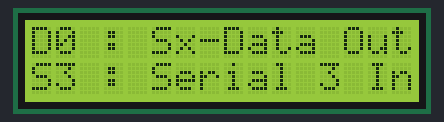
A sketch run on a simulated ESP32. Parts: 16×2 character LCD. WiFi joins after 1.5 s; servers stay silent unless stated; storage starts empty; what the sketch prints to the serial monitor is not drawn.

Above: at 0.2 s.
At 6.9 s:
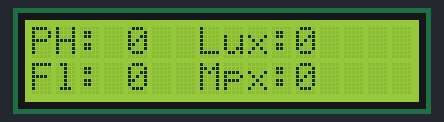

The sketch:

ESP32_Algae.ino
```cpp
#include <BluetoothSerial.h>
#include <EEPROM.h>
#include <FS.h>
#include <SD.h>
#include <SPI.h>
#include <WiFi.h>
#include <LiquidCrystal_I2C.h>
//#include <HardwareSerial.h>
#include <ArduinoJson.h>

#if !defined(CONFIG_BT_ENABLED) || !defined(CONFIG_BLUEDROID_ENABLED)
#error Bluetooth is not enabled! Please run `make menuconfig` to and enable it
#endif

#define EEPROM_SIZE 4096 //100 each, ssid, passw, key
#define POS_SSID 0
#define POS_PASS 50
#define POS_KEY 100
#define POS_MODE 150
#define POS_APN 200

#define BUZZ 13   //active high
#define BUTT 12   //active low

// DHT SENSOR
#define DHTPIN 14
#define DHTTYPE DHT22


// RFID SENSOR
#define SS_PIN    21
#define RST_PIN   22

// IR OBS SENSOR
#define IRPIN 27

// RELAY
#define RELAY 26

// Serial UART for GSM
#define RXD 16
#define TXD 17

// Initial Config
String ssid       = "IPB";
String pass       = "vok451ip8";
String blPasskey  = "myiot";
String host       = "103.129.223.216";
String postUri    = "/algae/monitoring/iot/";
byte httpPort     = 80;
String response   = "";

// GET parameters
String appKey     = "";
String idn        = WiFi.macAddress();
String sensorType = "";
String payload    = "";

BluetoothSerial SerialBT;
WiFiClient client;
StaticJsonDocument<500> json;
LiquidCrystal_I2C  lcd(0x27,4,20);

String inputText[2];

//mesi
String turbidity   = "0";
String timestamp   = "0";
String water_lv    = "0";

//ilham
String Ph          = "0";
String mpx         = "0";
String water_flow  = "0";

//faiq
String lux         = "0";
String pzem        = "0";
String suhu_air    = "0";

// time management (milisecond)
int webTimeout        = 4000;
int callInterval      = 300000;
unsigned int curTime  = millis();

void setup() {
  Serial.begin(9600);
  Serial1.begin(9600);
  Serial2.begin(9600);

  lcd.begin();
  lcd.clear();
  lcd.setCursor(0,0);
  lcd.print("D0 : Sx-Data Out");
  lcd.setCursor(0,1);
  lcd.print("S1 : Serial 1 In");
  lcd.setCursor(0,2);
  lcd.print("S2 : Serial 2 In");
  lcd.setCursor(0,3);
  lcd.print("S3 : Serial 3 In");

  delay(5000);
  lcd.clear();

  if(!SD.begin()){
        lcd.print("Card Mount Failed!");
        return;
    }

  WiFi.begin(ssid.c_str(),pass.c_str());
  while (WiFi.status() != WL_CONNECTED)
  { Serial.print(".");
    delay(400);
  }

//  konek1.begin(115200, SWSERIAL_8N1, 4, 2, true, 256);
//  konek1.begin(115200);

  writeFile(SD, "/hello.txt", "");

}

void loop() {
  String S1 = "";
  String S2 = "";
  String S3 = "";

  while (Serial.available() > 0) {
    char c = Serial.read();
    if(c!=13 && c!=10) S1 += String(c);
  }
  while (Serial1.available() > 0) {
    char c = Serial1.read();
    if(c!=13 && c!=10) S2 += String(c);
  }
  while (Serial2.available() > 0) {
    char c = Serial2.read();
    if(c!=13 && c!=10) S3 += String(c);
  }

  // data ilham
  //  lcd.setCursor(0,1);
  //  lcd.print("S1 : "+S1);
  stringToArray(inputText,' ',S1);
  if(inputText[0]=="ph")  Ph = inputText[1];
  if(inputText[0]=="mpx") mpx = inputText[1];
  if(inputText[0]=="wfl") water_flow = inputText[1];
  if(inputText[0]=="ph_min") Serial.println("6.85");

  // data faiq
  //  lcd.setCursor(0,2);
  //  lcd.print("S2 : "+S2);
  stringToArray(inputText,' ',S2);
  if(inputText[0]=="lux") lux = inputText[1];
  if(inputText[0]=="va") pzem = inputText[1];
  if(inputText[0]=="tmp") suhu_air = inputText[1];
  if(inputText[0]=="wf_min") Serial1.println("7.00");

  // data mesi
  //  lcd.setCursor(0,3);
  //  lcd.print("S3 : "+S3);
  stringToArray(inputText,' ',S3);
  if(inputText[0]=="tb") turbidity = inputText[1];
  if(inputText[0]=="wl") water_lv = inputText[1];
  if(inputText[0]=="time_now") Serial2.println("23:59");

  lcd.setCursor(0,0);
  lcd.print("PH: "+Ph+"  Lux:"+lux);
//  lcd.print(String(S3));
  lcd.setCursor(0,1);
  lcd.print("Tb: "+turbidity+"  Wlv:"+water_lv);
//lcd.print(String(S2));
  lcd.setCursor(0,2);
  lcd.print("VA: "+pzem+"  Tmp:"+suhu_air);
//lcd.print(String(S1));
  lcd.setCursor(0,3);
  lcd.print("Fl: "+water_flow+"  Mpx:"+mpx);

  //Serial1.println("{'data':{'message':'data sent successfully'}}");
//  wifiGet();
  delay(500);
  lcd.clear();

  appendFile(SD, "/hey.txt", "World!\n");
}

void clearRow(int x)
{ lcd.setCursor(0,x);
  lcd.print("                    ");
}

void wifiGet()
{
  Serial.print("Host: ");
  Serial.println(host);

  if (!client.connect(host.c_str(), httpPort)) {
    Serial.println("connection failed");
    return;
  }

  client.println("GET "+postUri+"?order_by=tanggal&sort=DESC&limit=1 HTTP/1.1");
  client.println("Host: "+host);
  client.println("Connection: close");
  client.println();

  unsigned long timenow = millis();
  while (client.available() == 0)
  { if(millis() - timenow > webTimeout)
    {  client.stop();
       return;
    }
  }

  while(client.available()){
    String line = client.readStringUntil('\r');
//    Serial.println(line);
    if(line.indexOf('{')>0){
       response = line;
       Serial.println(line);
    }
  }
}

void stringToArray(String hasil[], char delimiter, String input)
{ int index = 0;
  while(input.indexOf(delimiter)>=0)
  { hasil[index] = input.substring(0,input.indexOf(delimiter));
    index++;
    input = input.substring(input.indexOf(delimiter)+1);
  }
  hasil[index] = input;
}

void writeFile(fs::FS &fs, const char * path, const char * message){
    Serial.printf("Writing file: %s\n", path);

    File file = fs.open(path, FILE_WRITE);
    if(!file){
        Serial.println("Failed to open file for writing");
        return;
    }
    if(file.print(message)){
        Serial.println("File written");
    } else {
        Serial.println("Write failed");
    }
    file.close();
}

void appendFile(fs::FS &fs, const char * path, const char * message){
    Serial.printf("Appending to file: %s\n", path);

    File file = fs.open(path, FILE_APPEND);
    if(!file){
        Serial.println("Failed to open file for appending");
        return;
    }
    if(file.print(message)){
        Serial.println("Message appended");
    } else {
        Serial.println("Append failed");
    }
    file.close();
}

void wifiSend()
{
  if (!client.connect(host.c_str(), httpPort)) {
    return;
  }

  client.println("GET "+postUri+"ph="+Ph+"&kekeruhan="+turbidity+"&lux="+lux+"&air_flow="+water_flow+"&udara_flow="+mpx+"&suhu_air="+suhu_air+"&ampere="+pzem+"&volt="+pzem+"&water_lv="+water_lv+" HTTP/1.1");
  client.println("Host: "+host);
  client.println("Connection: close");
  client.println();

  unsigned long timenow = millis();
  while (client.available() == 0)
  { if(millis() - timenow > webTimeout)
    {  client.stop();
       return;
    }
  }

  while(client.available()){
    String line = client.readStringUntil('\r');
    if(line.indexOf('{')>0){
       response = line;
    }
  }
}
```

Measured:
- what the display in image 1 shows lasts 0.5 s, from 6.8 s to 7.3 s
